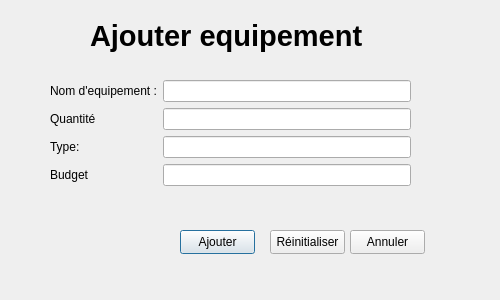
<?xml version="1.0" encoding="UTF-8"?>
<ui version="4.0">
 <class>AjouterArchitecte</class>
 <widget class="QDialog" name="AjouterArchitecte">
  <property name="windowModality">
   <enum>Qt::WindowModality::WindowModal</enum>
  </property>
  <property name="geometry">
   <rect>
    <x>0</x>
    <y>0</y>
    <width>500</width>
    <height>300</height>
   </rect>
  </property>
  <property name="maximumSize">
   <size>
    <width>600</width>
    <height>400</height>
   </size>
  </property>
  <property name="windowTitle">
   <string>Ajouter equipements</string>
  </property>
  <widget class="QWidget" name="formLayoutWidget">
   <property name="geometry">
    <rect>
     <x>50</x>
     <y>80</y>
     <width>361</width>
     <height>166</height>
    </rect>
   </property>
   <layout class="QFormLayout" name="formLayout">
    <item row="0" column="0">
     <widget class="QLabel" name="label">
      <property name="text">
       <string>Nom d'equipement :</string>
      </property>
     </widget>
    </item>
    <item row="0" column="1">
     <widget class="QLineEdit" name="txt"/>
    </item>
    <item row="1" column="0">
     <widget class="QLabel" name="label_2">
      <property name="text">
       <string>Quantité</string>
      </property>
     </widget>
    </item>
    <item row="1" column="1">
     <widget class="QLineEdit" name="txt_2"/>
    </item>
    <item row="2" column="0">
     <widget class="QLabel" name="label_3">
      <property name="text">
       <string>Type:</string>
      </property>
     </widget>
    </item>
    <item row="2" column="1">
     <widget class="QLineEdit" name="txt_3"/>
    </item>
    <item row="3" column="0">
     <widget class="QLabel" name="label_4">
      <property name="text">
       <string>Budget</string>
      </property>
     </widget>
    </item>
    <item row="3" column="1">
     <widget class="QLineEdit" name="txt_4"/>
    </item>
   </layout>
  </widget>
  <widget class="QPushButton" name="ajouterBtn">
   <property name="geometry">
    <rect>
     <x>180</x>
     <y>230</y>
     <width>75</width>
     <height>24</height>
    </rect>
   </property>
   <property name="text">
    <string>Ajouter</string>
   </property>
  </widget>
  <widget class="QPushButton" name="rBtn">
   <property name="geometry">
    <rect>
     <x>270</x>
     <y>230</y>
     <width>75</width>
     <height>24</height>
    </rect>
   </property>
   <property name="text">
    <string>Réinitialiser</string>
   </property>
  </widget>
  <widget class="QLabel" name="label_6">
   <property name="geometry">
    <rect>
     <x>90</x>
     <y>10</y>
     <width>281</width>
     <height>51</height>
    </rect>
   </property>
   <property name="font">
    <font>
     <pointsize>22</pointsize>
     <bold>true</bold>
    </font>
   </property>
   <property name="text">
    <string>Ajouter equipement</string>
   </property>
  </widget>
  <widget class="QPushButton" name="rBtn_2">
   <property name="geometry">
    <rect>
     <x>350</x>
     <y>230</y>
     <width>75</width>
     <height>24</height>
    </rect>
   </property>
   <property name="text">
    <string>Annuler</string>
   </property>
  </widget>
 </widget>
 <resources/>
 <connections/>
</ui>
